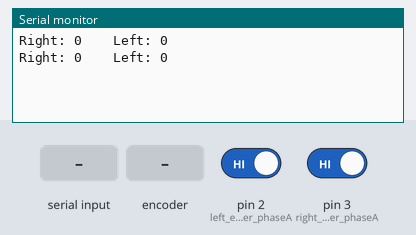
Simulated run of this sketch. Board: Arduino Uno, built with avr-gcc and run on an emulated ATmega328P. Shown: the last lines printed to the serial monitor. The test bench sets the inputs (shaded band); at power-on: pin 2 (left_encoder_phaseA) HIGH, pin 3 (right_encoder_phaseA) HIGH.

Above: at 1.2 s.
1.3 s: "r" received over Serial
At 1.46 s:
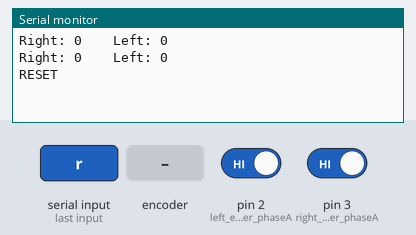
2.8 s: rotary encoder on pin 2 (left_encoder_phaseA) / pin 5 (right_encoder_phaseB) turned 1 step (first pin leading)
At 3.31 s:
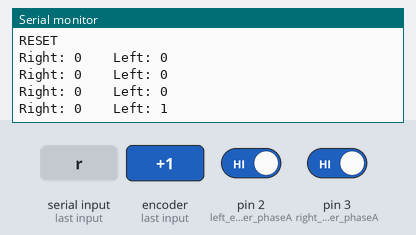
4.5 s: rotary encoder on pin 2 (left_encoder_phaseA) / pin 5 (right_encoder_phaseB) turned 1 step (first pin leading)
At 5.4 s:
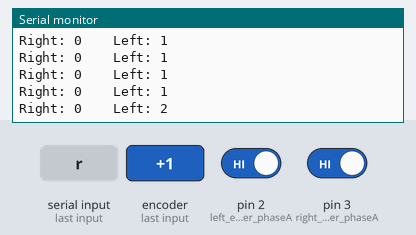
Timing chart, 0 to 7.5 s (numbered marks = the images above; inputs shaded):
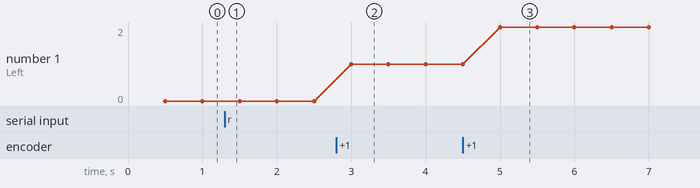

The sketch:

encoder_test.ino
```cpp
#define right_encoder_phaseA 3
#define right_encoder_phaseB 5
#define left_encoder_phaseA 2
#define left_encoder_phaseB 4

volatile unsigned long right_encoder_total = 0;
volatile unsigned long left_encoder_total = 0;

void setup()
{
  pinMode(right_encoder_phaseA, INPUT);
  pinMode(right_encoder_phaseB, INPUT);

  pinMode(left_encoder_phaseA, INPUT);
  pinMode(left_encoder_phaseB, INPUT);

  attachInterrupt(
    digitalPinToInterrupt(right_encoder_phaseA),
    rightEncoderCallback,
    RISING
  );

  attachInterrupt(
    digitalPinToInterrupt(left_encoder_phaseA),
    leftEncoderCallback,
    RISING
  );

  Serial.begin(115200);
}

void loop()
{
  static unsigned long last_print = 0;

  if (millis() - last_print >= 500)
  {
    noInterrupts();
    unsigned long right_count = right_encoder_total;
    unsigned long left_count = left_encoder_total;
    interrupts();

    Serial.print("Right: ");
    Serial.print(right_count);

    Serial.print("    Left: ");
    Serial.println(left_count);


    last_print = millis();
  }

  // 傳 r 可以歸零
  if (Serial.available())
  {
    char c = Serial.read();

    if (c == 'r')
    {
      noInterrupts();
      right_encoder_total = 0;
      left_encoder_total = 0;
      interrupts();

      Serial.println("RESET");
    }
  }
}

void rightEncoderCallback()
{
  right_encoder_total++;
}

void leftEncoderCallback()
{
  left_encoder_total++;
}
```

Measured:
- after the input at 1.3 s, the serial monitor: prints a new line at once (image 1)
- after the input at 2.8 s, the serial monitor: prints a new line after 0.20 s (image 2)
- after the input at 4.5 s, the serial monitor: prints a new line after 0.50 s (image 3)
- plotted number 1: 0 → 1 after the input at 2.8 s, 1 → 2 after the input at 4.5 s
